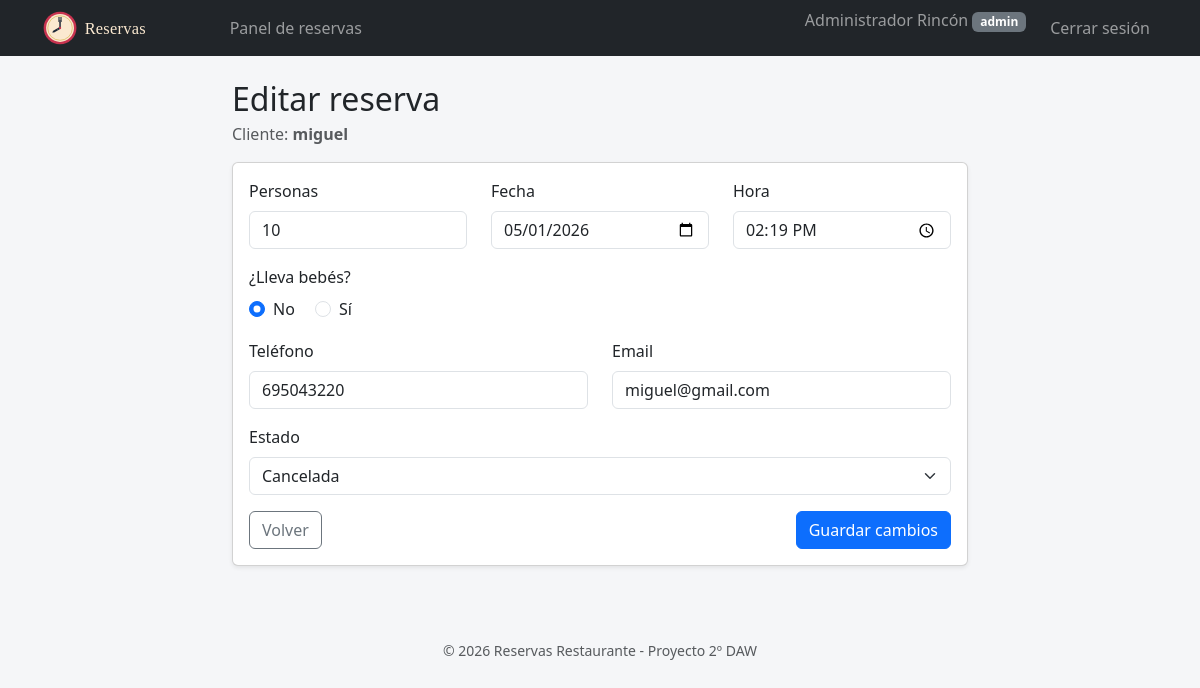
The app's page /admin/editar_reserva.php?id=1 (signed in) with its own data.
### tables this page shows
CREATE TABLE `reservas` (
  `id` int(11) NOT NULL,
  `id_usuario` int(11) NOT NULL,
  `id_bar` int(11) NOT NULL,
  `num_personas` int(11) NOT NULL,
  `fecha_reserva` date NOT NULL,
  `hora_reserva` time NOT NULL,
  `bebes` tinyint(1) NOT NULL DEFAULT 0,
  `num_bebes` int(11) NOT NULL DEFAULT 0,
  `telefono` varchar(20) NOT NULL,
  `email` varchar(100) NOT NULL,
  `estado` enum('activa','cancelada') NOT NULL DEFAULT 'activa',
  `fecha_creacion` timestamp NOT NULL DEFAULT current_timestamp()
);

CREATE TABLE `usuarios` (
  `id` int(11) NOT NULL,
  `nombre` varchar(50) NOT NULL,
  `email` varchar(100) NOT NULL,
  `password` varchar(255) NOT NULL,
  `rol` enum('usuario','admin','superadmin') NOT NULL DEFAULT 'usuario',
  `bar_asignado` int(11) DEFAULT NULL,
  `fecha_registro` timestamp NOT NULL DEFAULT current_timestamp()
);

### admin/editar_reserva.php (the view, shortened to what this page needs)
<?php
require_once '../includes/email.php';
$id = (int)($_GET['id'] ?? 0);
$idBarAdmin = $_SESSION['bar_asignado'] ?? null;
$stmt = $pdo->prepare("
    SELECT r.*, u.nombre AS nombre_usuario
    FROM reservas r
    INNER JOIN usuarios u ON u.id = r.id_usuario
    WHERE r.id = ? AND r.id_bar = ?
");
$stmt->execute([$id, $idBarAdmin]);
$reserva = $stmt->fetch();
$datos = [
    'num_personas'  => $reserva['num_personas'],
    'fecha_reserva' => $reserva['fecha_reserva'],
    'hora_reserva'  => substr($reserva['hora_reserva'], 0, 5),
    'bebes'         => $reserva['bebes'] ? 'si' : 'no',
    'num_bebes'     => $reserva['num_bebes'],
    'telefono'      => $reserva['telefono'],
    'email'         => $reserva['email'],
    'estado'        => $reserva['estado'],
];
require '../includes/header.php';
?>
<div class="row justify-content-center">
    <div class="col-lg-8">
        <h2 class="mb-1">Editar reserva</h2>
        <p class="text-muted">Cliente: <strong><?= htmlspecialchars($reserva['nombre_usuario']) ?></strong></p>
        <div class="card shadow-sm">
            <div class="card-body">
                <form method="POST" action="">
                    <div class="row">
                        <div class="col-md-4 mb-3">
                            <label class="form-label">Personas</label>
                            <input type="number" name="num_personas" class="form-control"
                                   min="1" max="20" required
                                   value="<?= htmlspecialchars($datos['num_personas']) ?>">
                        </div>
                        <div class="col-md-4 mb-3">
                            <label class="form-label">Fecha</label>
                            <input type="date" name="fecha_reserva" class="form-control" required
                                   value="<?= htmlspecialchars($datos['fecha_reserva']) ?>">
                        </div>
                        <div class="col-md-4 mb-3">
                            <label class="form-label">Hora</label>
                            <input type="time" name="hora_reserva" class="form-control" required
                                   value="<?= htmlspecialchars($datos['hora_reserva']) ?>">
                        </div>
                    </div>
                    <div class="mb-3">
                        <label class="form-label">¿Lleva bebés?</label>
                        <div>
                            <div class="form-check form-check-inline">
                                <input class="form-check-input" type="radio" name="bebes"
                                       id="bebesNo" value="no"
                                       <?= $datos['bebes'] !== 'si' ? 'checked' : '' ?>>
                                <label class="form-check-label" for="bebesNo">No</label>
                            </div>
                            <div class="form-check form-check-inline">
                                <input class="form-check-input" type="radio" name="bebes"
                                       id="bebesSi" value="si"
                                       <?= $datos['bebes'] === 'si' ? 'checked' : '' ?>>
                                <label class="form-check-label" for="bebesSi">Sí</label>
                            </div>
                        </div>
                    </div>
                    <div class="row">
                        <div class="col-md-6 mb-3">
                            <label class="form-label">Teléfono</label>
                            <input type="tel" name="telefono" class="form-control" required
                                   value="<?= htmlspecialchars($datos['telefono']) ?>">
                        </div>
                        <div class="col-md-6 mb-3">
                            <label class="form-label">Email</label>
                            <input type="email" name="email" class="form-control" required
                                   value="<?= htmlspecialchars($datos['email']) ?>">
                        </div>
                    </div>
                    <div class="mb-3">
                        <label class="form-label">Estado</label>
                        <select name="estado" class="form-select">
                            <option value="cancelada" <?= $datos['estado'] === 'cancelada' ? 'selected' : '' ?>>Cancelada</option>
                        </select>
                    </div>
                    <div class="d-flex justify-content-between">
                        <a href="dashboard.php" class="btn btn-outline-secondary">Volver</a>
                        <button type="submit" class="btn btn-primary">Guardar cambios</button>
                    </div>
                </form>
            </div>
        </div>
    </div>
</div>
<?php require '../includes/footer.php'; ?>

### includes/header.php (style rules this page uses)
body { background-color: #f5f6f8; min-height: 100vh; }

### records on screen
reservas: id_usuario.nombre "miguel", num_personas "10", fecha_reserva "05/01/2026", telefono "695043220", email "miguel@gmail.com", estado "Cancelada"

### other values on screen
$_SESSION['nombre'] "Administrador Rincón"
$_SESSION['rol'] "admin"
